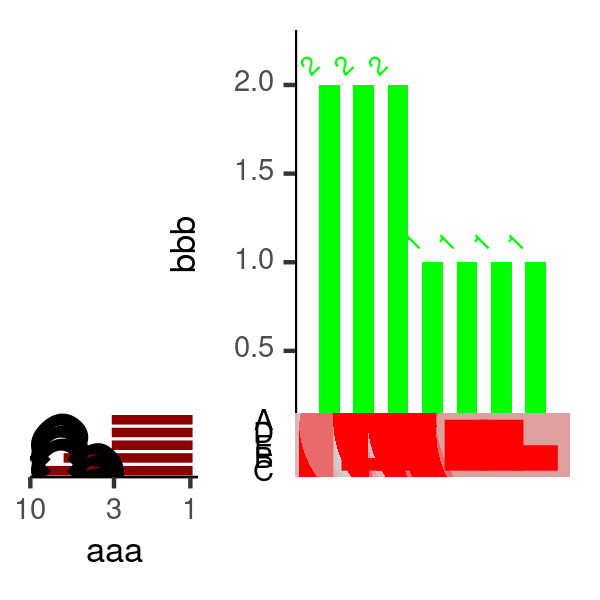

Write the R code that produced this figure.


suppressMessages({
  library(UpSetR)
  library(ggsci)
  library(optparse)
})
source("/bit/newVersionUnits/utils.r")

#%&% $META$ config_version=0.1 
#%&% $META$ program_type=visualization
#%&% $META$ author=zhengxinchang
#%&% $META$ [email redacted]
#%&% $META$ title=Upset
#%&% $META$ description=Upset plot
#%&% $META$ cmd=command
#%&% $META$ is_submit_to_queue=False
#%&% $META$ ppn=1
#%&% $META$ mem=10
#%&% $META$ reference=https://cran.r-project.org/web/packages/UpSetR/
#%&% $META$ manual= Upset plot is uesed to visualize interactions between groups


option_list = list(

    
#%&% $OPTION$ option=start
#%&% $OPTION$ name= width
#%&% $OPTION$ cmdparam= --width
#%&% $OPTION$ type= number 
#%&% $OPTION$ default= 8
#%&% $OPTION$ range=min:0;max:20 
#%&% $OPTION$ help= width of the canvas
#%&% $OPTION$ required= true
#%&% $OPTION$ add_option_in_cmd= true
#%&% $OPTION$ option=end
make_option(c("--width"), type="character",default = "8"), 


#%&% $OPTION$ option=start
#%&% $OPTION$ name= height
#%&% $OPTION$ cmdparam= --height
#%&% $OPTION$ type= number 
#%&% $OPTION$ default= 6
#%&% $OPTION$ range=min:0;max:20 
#%&% $OPTION$ help= height of the canvas
#%&% $OPTION$ required= true
#%&% $OPTION$ add_option_in_cmd= true
#%&% $OPTION$ option=end
make_option(c("--height"), type="character",default = "6"),

#%&% $ option=start
#%&% $ name= output
#%&% $ cmdparam= --outdir
#%&% $ type= output
#%&% $ default= run_output
#%&% $ result_files=${output}_plot_upset.png|show_in_page:true
#%&% $ result_files=${output}_plot_upset.svg|show_in_page:false
#%&% $ result_files=${output}_plot_upset.pdf|show_in_page:false
#%&% $ option=end
make_option(c("--outdir"), type = "character", default = "./"),


#%&% $OPTION$ option=start  
#%&% $OPTION$ name= File
#%&% $OPTION$ cmdparam= --file
#%&% $OPTION$ type=file_textarea 
#%&% $OPTION$ range= null
#%&% $OPTION$ default= path to example file
#%&% $OPTION$ help=datasets
#%&% $OPTION$ required= true
#%&% $OPTION$ add_option_in_cmd= true
#%&% $OPTION$ option=end
make_option(c("--file"), type="character",default = "NULL"),

#%&% $OPTION$ option=start
#%&% $OPTION$ name= number sets
#%&% $OPTION$ cmdparam= --nsets
#%&% $OPTION$ type= number 
#%&% $OPTION$ default= 5
#%&% $OPTION$ range=min:1;max: inf
#%&% $OPTION$ help= Number of sets to look at
#%&% $OPTION$ required= true
#%&% $OPTION$ add_option_in_cmd= true
#%&% $OPTION$ option=end
make_option(c("--nsets"), type="character", default="NULL" ), 

#%&% $OPTION$ option=start
#%&% $OPTION$ name= number of intersections
#%&% $OPTION$ cmdparam= --nintersects
#%&% $OPTION$ type= number 
#%&% $OPTION$ default= 40
#%&% $OPTION$ range=min:;max: 
#%&% $OPTION$ help= Number of intersections to plot. If set to NA, all intersections will be plotted.
#%&% $OPTION$ required= true
#%&% $OPTION$ add_option_in_cmd= true
#%&% $OPTION$ option=end
make_option(c("--nintersects"), type="character", default="NULL"),

#%&% $OPTION$ option=start
#%&% $OPTION$ name= keep order
#%&% $OPTION$ cmdparam= --keep.order
#%&% $OPTION$ type= select 
#%&% $OPTION$ default= FALSE
#%&% $OPTION$ range=[{"TRUE":"TRUE"}, {"FALSE":"FALSE"}]
#%&% $OPTION$ help= Keep sets in the order entered using the sets parameter. The default is FALSE, which orders the sets by their sizes.
#%&% $OPTION$ required= true
#%&% $OPTION$ add_option_in_cmd= true
#%&% $OPTION$ option=end
make_option(c("--keep.order"), type="character", default="NULL"),


#%&% $OPTION$ option=start
#%&% $OPTION$ name= matrix color
#%&% $OPTION$ cmdparam= --matrix.color
#%&% $OPTION$ type= color 
#%&% $OPTION$ default= #F23FFF
#%&% $OPTION$ range=None
#%&% $OPTION$ help= Color of the intersection points eg. gray or #F23FFF
#%&% $OPTION$ required= true
#%&% $OPTION$ add_option_in_cmd= true
#%&% $OPTION$ option=end
make_option(c("--matrix.color"), type="character", default="NULL" ),


#%&% $OPTION$ option=start
#%&% $OPTION$ name= main bar color
#%&% $OPTION$ cmdparam= --main.bar.color
#%&% $OPTION$ type= color 
#%&% $OPTION$ default=  #F23FFF
#%&% $OPTION$ range=None
#%&% $OPTION$ help= Color of the main bar plot eg. darkblue or #F23FFF
#%&% $OPTION$ required= true
#%&% $OPTION$ add_option_in_cmd= true
#%&% $OPTION$ option=end
make_option(c("--main.bar.color"), type="character", default="NULL" ),

#%&% $OPTION$ option=start
#%&% $OPTION$ name= y label
#%&% $OPTION$ cmdparam= --mainbar.y.label
#%&% $OPTION$ type= string 
#%&% $OPTION$ default= NULL
#%&% $OPTION$ range=None
#%&% $OPTION$ help= The y-axis label of the intersection size bar plot
#%&% $OPTION$ required= true
#%&% $OPTION$ add_option_in_cmd= true
#%&% $OPTION$ option=end
make_option(c("--mainbar.y.label"), type="character", default="NULL" ),


#%&% $OPTION$ option=start
#%&% $OPTION$ name= max y in main plot
#%&% $OPTION$ cmdparam= --mainbar.y.max
#%&% $OPTION$ type= number 
#%&% $OPTION$ default= NULL
#%&% $OPTION$ range=min:0;max:inf 
#%&% $OPTION$ help= help
#%&% $OPTION$ required= true
#%&% $OPTION$ add_option_in_cmd= true
#%&% $OPTION$ option=end
make_option(c("--mainbar.y.max"), type="character", default="NULL"),


#%&% $OPTION$ option=start
#%&% $OPTION$ name= x label in sets plot
#%&% $OPTION$ cmdparam= --sets.x.label
#%&% $OPTION$ type= string 
#%&% $OPTION$ default= None
#%&% $OPTION$ range=None
#%&% $OPTION$ help= The x-axis label of the set size bar plot
#%&% $OPTION$ required= true
#%&% $OPTION$ add_option_in_cmd= true
#%&% $OPTION$ option=end
make_option(c("--sets.x.label"), type="character", default="NULL", help="The x-axis label of the set size bar plot" ),


#%&% $OPTION$ option=start
#%&% $OPTION$ name= name
#%&% $OPTION$ cmdparam= --point.size
#%&% $OPTION$ type= number 
#%&% $OPTION$ default= NULL
#%&% $OPTION$ range=min:0;max: inf
#%&% $OPTION$ help= Size of points in matrix plot
#%&% $OPTION$ required= true
#%&% $OPTION$ add_option_in_cmd= true
#%&% $OPTION$ option=end
make_option(c("--point.size"), type="character", default="NULL", help="Size of points in matrix plot" ),



#%&% $OPTION$ option=start
#%&% $OPTION$ name= line size of main plot
#%&% $OPTION$ cmdparam= --point.size
#%&% $OPTION$ type= number 
#%&% $OPTION$ default= NULL
#%&% $OPTION$ range=min:0;max: inf
#%&% $OPTION$ help= Size of points in matrix plot
#%&% $OPTION$ required= true
#%&% $OPTION$ add_option_in_cmd= true
#%&% $OPTION$ option=end
make_option(c("--line.size"), type="character", default="NULL", help="Width of lines in matrix plot" ),



#%&% $OPTION$ option=start
#%&% $OPTION$ name= Position of attribute plot
#%&% $OPTION$ cmdparam= --att.pos
#%&% $OPTION$ type= select 
#%&% $OPTION$ default= bottom
#%&% $OPTION$ range=[{"bottom":"bottom"}, {"top":"top"}]
#%&% $OPTION$ help= Position of attribute plot. If NULL or 'bottom' the plot will be at below UpSet plot. If 'top' it will be above UpSet plot
#%&% $OPTION$ required= true
#%&% $OPTION$ add_option_in_cmd= true
#%&% $OPTION$ option=end
make_option(c("--att.pos"), type="character", default="NULL", help="" ), #type=select:bottom*,top


#%&% $OPTION$ option=start
#%&% $OPTION$ name= Color of attribute histogram bins
#%&% $OPTION$ cmdparam= --att.color
#%&% $OPTION$ type= color 
#%&% $OPTION$ default= 
#%&% $OPTION$ range=None
#%&% $OPTION$ help= Color of attribute histogram bins or scatterplot points for unqueried data represented by main bars. Default set to color of main bars.
#%&% $OPTION$ required= true
#%&% $OPTION$ add_option_in_cmd= true
#%&% $OPTION$ option=end
make_option(c("--att.color"), type="character", default="NULL", help="" ),


#%&% $OPTION$ option=start
#%&% $OPTION$ name= intersections ordered by
#%&% $OPTION$ cmdparam= --order.by
#%&% $OPTION$ type= select 
#%&% $OPTION$ default= degree
#%&% $OPTION$ range=[{"Frequency":"freq"}, {"Degree":"degree"}]
#%&% $OPTION$ help= How the intersections in the matrix should be ordered by. Options include frequency (entered as 'freq'), degree, or both in any order.
#%&% $OPTION$ required= true
#%&% $OPTION$ add_option_in_cmd= true
#%&% $OPTION$ option=end
make_option(c("--order.by"), type="character", default="freq", help="" ),



#%&% $OPTION$ option=start
#%&% $OPTION$ name= decreasing
#%&% $OPTION$ cmdparam= --decreasing
#%&% $OPTION$ type= select 
#%&% $OPTION$ default= TRUE
#%&% $OPTION$ range=[{"TRUE":"TRUE"}, {"FALSE":"FALSE"}]
#%&% $OPTION$ help= How the variables in order. by should be ordered. 'freq' is decreasing (greatest to least) and 'degree' is increasing (least to greatest)
#%&% $OPTION$ required= true
#%&% $OPTION$ add_option_in_cmd= true
#%&% $OPTION$ option=end
make_option(c("--decreasing"), type="character", default="TRUE", help="" ), #type=select:TRUE*,FALSE



#%&% $OPTION$ option=start
#%&% $OPTION$ name= show bar numbers
#%&% $OPTION$ cmdparam= --show.numbers
#%&% $OPTION$ type= select 
#%&% $OPTION$ default= TRUE
#%&% $OPTION$ range=[{"TRUE":"TRUE"}, {"FALSE":"FALSE"}]
#%&% $OPTION$ help= help
#%&% $OPTION$ required= true
#%&% $OPTION$ add_option_in_cmd= true
#%&% $OPTION$ option=end
make_option(c("--show.numbers"), type="character", default="NULL", help=""),


#%&% $OPTION$ option=start
#%&% $OPTION$ name= number angle
#%&% $OPTION$ cmdparam= --number.angles
#%&% $OPTION$ type= number 
#%&% $OPTION$ default= NULL
#%&% $OPTION$ range=min:0;max:360 
#%&% $OPTION$ help= The angle of the numbers atop the intersection size bars
#%&% $OPTION$ required= true
#%&% $OPTION$ add_option_in_cmd= true
#%&% $OPTION$ option=end
make_option(c("--number.angles"), type="character", default="NULL", help="The angle of the numbers atop the intersection size bars" ),


#%&% $OPTION$ option=start
#%&% $OPTION$ name= Transparency of the empty intersections
#%&% $OPTION$ cmdparam= --matrix.dot.alpha
#%&% $OPTION$ type= number 
#%&% $OPTION$ default= NULL
#%&% $OPTION$ range=min:0;max:1 
#%&% $OPTION$ help= Transparency of the empty intersections points in the matrix
#%&% $OPTION$ required= true
#%&% $OPTION$ add_option_in_cmd= true
#%&% $OPTION$ option=end
make_option(c("--matrix.dot.alpha"), type="character", default="NULL", help="Transparency of the empty intersections points in the matrix" ),


#%&% $OPTION$ option=start
#%&% $OPTION$ name= scale of the text size
#%&% $OPTION$ cmdparam= --command
#%&% $OPTION$ type= number 
#%&% $OPTION$ default= NULL
#%&% $OPTION$ range=min:0;max: inf
#%&% $OPTION$ help= Numeric, value to scale the text sizes, applies to all axis labels, tick labels, and numbers above bar plot
#%&% $OPTION$ required= true
#%&% $OPTION$ add_option_in_cmd= true
#%&% $OPTION$ option=end
make_option(c("--text.scale"), type="character", default="NULL", help="Numeric, value to scale the text sizes, applies to all axis labels, tick labels, and numbers above bar plot. Can be a universal scale, or a vector containing individual scales in the following format: c(intersection size title, intersection size tick labels, set size title, set size tick labels, set names, numbers above bars)" ),


#%&% $OPTION$ option=start
#%&% $OPTION$ name= scale of sets
#%&% $OPTION$ cmdparam= --scale.sets
#%&% $OPTION$ type= number 
#%&% $OPTION$ default= NULL
#%&% $OPTION$ range=min:  0 ;max:  inf 
#%&% $OPTION$ help= help
#%&% $OPTION$ required= true
#%&% $OPTION$ add_option_in_cmd= true
#%&% $OPTION$ option=end

make_option(c("--scale.sets"), type="character", default="NULL", help="The scale to be used for the set sizes. Options: 'identity', 'log10', 'log2" ), #type=select:identity*,log10,log2

#%&% $OPTION$ option=start
#%&% $OPTION$ name= set size of bar plot
#%&% $OPTION$ cmdparam= --sets.bar.color
#%&% $OPTION$ type= color 
#%&% $OPTION$ default= black
#%&% $OPTION$ range=None
#%&% $OPTION$ help= Color of set size bar plot
#%&% $OPTION$ required= true
#%&% $OPTION$ add_option_in_cmd= true
#%&% $OPTION$ option=end
make_option(c("--sets.bar.color"), type="character", default="NULL", help="Color of set size bar plot" ),


#%&% $OPTION$ option=start
#%&% $OPTION$ name= set x text angle
#%&% $OPTION$ cmdparam= --set_size.angles
#%&% $OPTION$ type= number 
#%&% $OPTION$ default= 0
#%&% $OPTION$ range=min: 0 ;max: inf 
#%&% $OPTION$ help= Numeric, angle to rotate the set size plot x-axis text
#%&% $OPTION$ required= true
#%&% $OPTION$ add_option_in_cmd= true
#%&% $OPTION$ option=end
make_option(c("--set_size.angles"), type="character", default="NULL", help="Numeric, angle to rotate the set size plot x-axis text" ),



#%&% $OPTION$ option=start
#%&% $OPTION$ name= name
#%&% $OPTION$ cmdparam= --command
#%&% $OPTION$ type= number 
#%&% $OPTION$ default=  NULL
#%&% $OPTION$ range=min: 0 ;max: inf
#%&% $OPTION$ help= If set_size.show is TRUE, adjust the size of the numbers
#%&% $OPTION$ required= true
#%&% $OPTION$ add_option_in_cmd= true
#%&% $OPTION$ option=end

make_option(c("--set_size.numbers_size"), type="character", default="NULL", help="If set_size.show is TRUE, adjust the size of the numbers" ),



#%&% $OPTION$ option=start
#%&% $OPTION$ name= show set size
#%&% $OPTION$ cmdparam= --command
#%&% $OPTION$ type= select 
#%&% $OPTION$ default= TRUE
#%&% $OPTION$ range=[{"TRUE":"TRUE"}, {"FALSE":"FALSE"}]
#%&% $OPTION$ help= Logical, display the set sizes on the set size bar chart
#%&% $OPTION$ required= true
#%&% $OPTION$ add_option_in_cmd= true
#%&% $OPTION$ option=end
make_option(c("--set_size.show"), type="character", default="NULL", help="Logical, display the set sizes on the set size bar chart" )

)


opt_parser = OptionParser(option_list=option_list);
opt = parse_args(opt_parser);

paramlist = list()


upsetdata <- read.table(opt$file,sep="\t",header = T,stringsAsFactors = F)
paramlist[['data']] <-upsetdata

 
if (!bit.check.is.null(opt$nsets)){ paramlist[['nsets']] <- bit.convert.str2object(opt$nsets) } 
if (!bit.check.is.null(opt$nintersects)){ paramlist[['nintersects']] <- bit.convert.str2object(opt$nintersects) } 
if (!bit.check.is.null(opt$keep.order)){ paramlist[['keep.order']] <- bit.convert.str2object(opt$keep.order) } 
if (!bit.check.is.null(opt$matrix.color)){ paramlist[['matrix.color']] <- bit.convert.str2object(opt$matrix.color) } 
if (!bit.check.is.null(opt$main.bar.color)){ paramlist[['main.bar.color']] <- bit.convert.str2object(opt$main.bar.color) } 
if (!bit.check.is.null(opt$mainbar.y.label)){ paramlist[['mainbar.y.label']] <- bit.convert.str2object(opt$mainbar.y.label) } 
if (!bit.check.is.null(opt$mainbar.y.max)){ paramlist[['mainbar.y.max']] <- bit.convert.str2object(opt$mainbar.y.max) } 
if (!bit.check.is.null(opt$sets.bar.color)){ paramlist[['sets.bar.color']] <- bit.convert.str2object(opt$sets.bar.color) } 
if (!bit.check.is.null(opt$sets.x.label)){ paramlist[['sets.x.label']] <- bit.convert.str2object(opt$sets.x.label) } 
if (!bit.check.is.null(opt$point.size)){ paramlist[['point.size']] <- bit.convert.str2object(opt$point.size) } 
if (!bit.check.is.null(opt$line.size)){ paramlist[['line.size']] <- bit.convert.str2object(opt$line.size) } 
if (!bit.check.is.null(opt$att.pos)){ paramlist[['att.pos']] <- bit.convert.str2object(opt$att.pos) } 
if (!bit.check.is.null(opt$att.color)){ paramlist[['att.color']] <- bit.convert.str2object(opt$att.color) } 
if (!bit.check.is.null(opt$order.by)){ paramlist[['order.by']] <- bit.convert.str2object(opt$order.by) } 
if (!bit.check.is.null(opt$decreasing)){ paramlist[['decreasing']] <- bit.convert.str2object(opt$decreasing) } 
if (!bit.check.is.null(opt$show.numbers)){ paramlist[['show.numbers']] <- bit.convert.str2object(opt$show.numbers) } 
if (!bit.check.is.null(opt$number.angles)){ paramlist[['number.angles']] <- bit.convert.str2object(opt$number.angles) } 
if (!bit.check.is.null(opt$matrix.dot.alpha)){ paramlist[['matrix.dot.alpha']] <- bit.convert.str2object(opt$matrix.dot.alpha) } 
if (!bit.check.is.null(opt$set_size.angles)){ paramlist[['set_size.angles']] <- bit.convert.str2object(opt$set_size.angles) } 
if (!bit.check.is.null(opt$set_size.numbers_size)){ paramlist[['set_size.numbers_size']] <- bit.convert.str2object(opt$set_size.numbers_size) } 
if (!bit.check.is.null(opt$set_size.show)){ paramlist[['set_size.show']] <- bit.convert.str2object(opt$set_size.show) } 
if (!bit.check.is.null(opt$scale.sets)){ paramlist[['scale.sets']] <- bit.convert.str2object(opt$scale.sets) } 


plotname<-"upset"
fullplotname <- paste0(opt$outdir,"/","output_plot_",plotname)


#===============
pdf(paste0(fullplotname,".pdf"),width = as.numeric(opt$width) ,height = as.numeric(opt$height))
do.call(upset,paramlist)
dev.off()

svg(paste0(fullplotname,".svg"),width = as.numeric(opt$width) ,height = as.numeric(opt$height))
do.call(upset,paramlist)
dev.off()

png(paste0(fullplotname,".png"),width = as.numeric(opt$width) ,height = as.numeric(opt$height), units = "in" ,res=800)
do.call(upset,paramlist)
dev.off()


